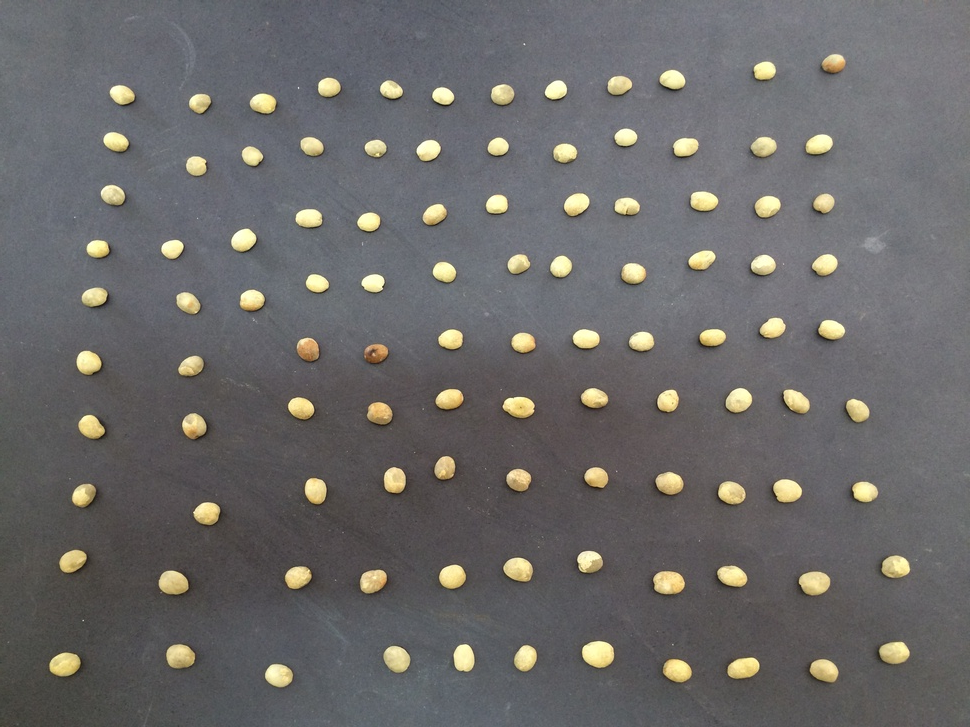
#> input picture GUI/cafe/IMG_1813.JPG, 970 x 727 px, shrunk from 3264 x 2448 before the run; its folder holds only this picture in this run
$ python borda.py   (older library calls are emulated)
#> lines starting #> are read from the running program, lines starting #| are printed output that depends on the picture; after the words box and inside, x2 and y2 are one past the last pixel; in counts of white or black regions, pixels touching at a corner belong together
### lib.py
import cv2
import numpy as np
cases = {'quebrados' : 0, 'bons' : 1, 'sujeira' : -1, 0 : 'quebrados', 1 : 'bons', -1 : 'sujeira'}
configHSV = (open("config-hsv.txt", 'r').readlines())
#> (reads config-hsv.txt from the repository)
configHSVBorder = (open("config-hsv-borda.txt", 'r').readlines())
#> (reads config-hsv-borda.txt from the repository)
configCorte = int(open('config-corte.txt', "r").readlines()[0])
#> (reads config-corte.txt from the repository)
def thresholdHSV(image):
	hsv = cv2.cvtColor(image,cv2.COLOR_BGR2HSV)
#> hsv: shape (727, 970, 3); mean H, S, V 97.7, 21.2, 111.3
#> image is the input picture: shape (727, 970, 3); mean B, G, R 105, 105.6, 107.2
	lower_hsv = np.array([int(configHSV[0]),int(configHSV[1]),int(configHSV[2])])
	upper_hsv = np.array([int(configHSV[3]),int(configHSV[4]),int(configHSV[5])])
	mask = cv2.inRange(hsv,lower_hsv, upper_hsv)
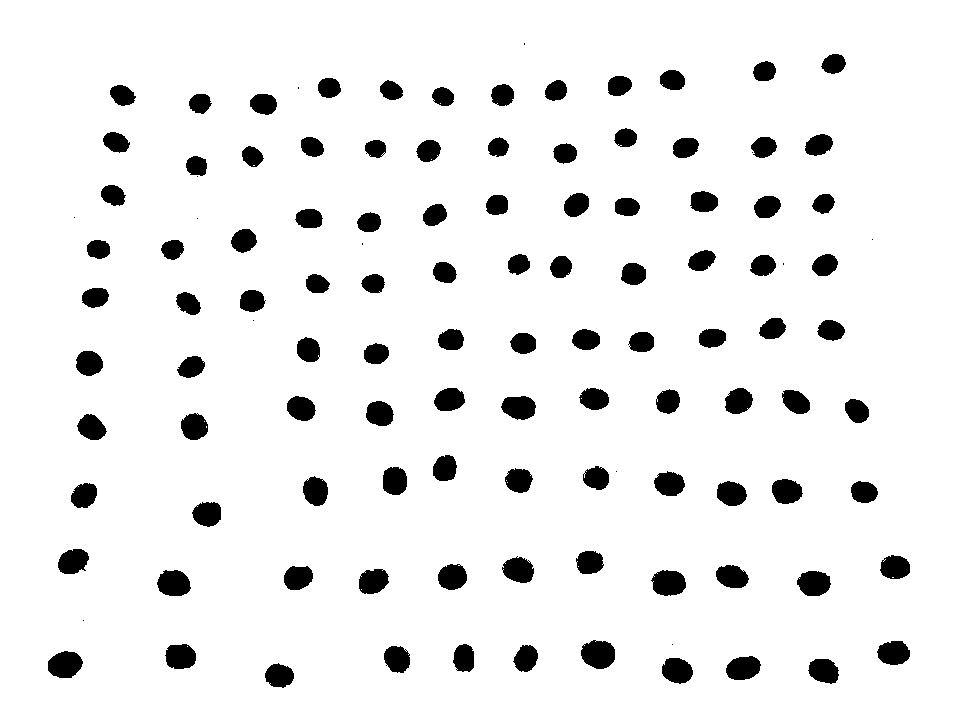
#> mask: shape (727, 970); 93.1% white; 117 black regions (13 under 20 px), largest, box (x1, y1, x2, y2) and area: (581, 640, 615, 669) 770, (48, 651, 83, 678) 724, (651, 570, 686, 596) 706
	mask = 255 - mask
	return(mask)

# [24 lines left out: functions separar, thresholdHSVBorder, not called in this run]
def removeMask(image, mask = np.array((0))):
	mask = thresholdHSV(image) if not mask.any() else mask
	return cv2.bitwise_and(image,image, mask = mask)
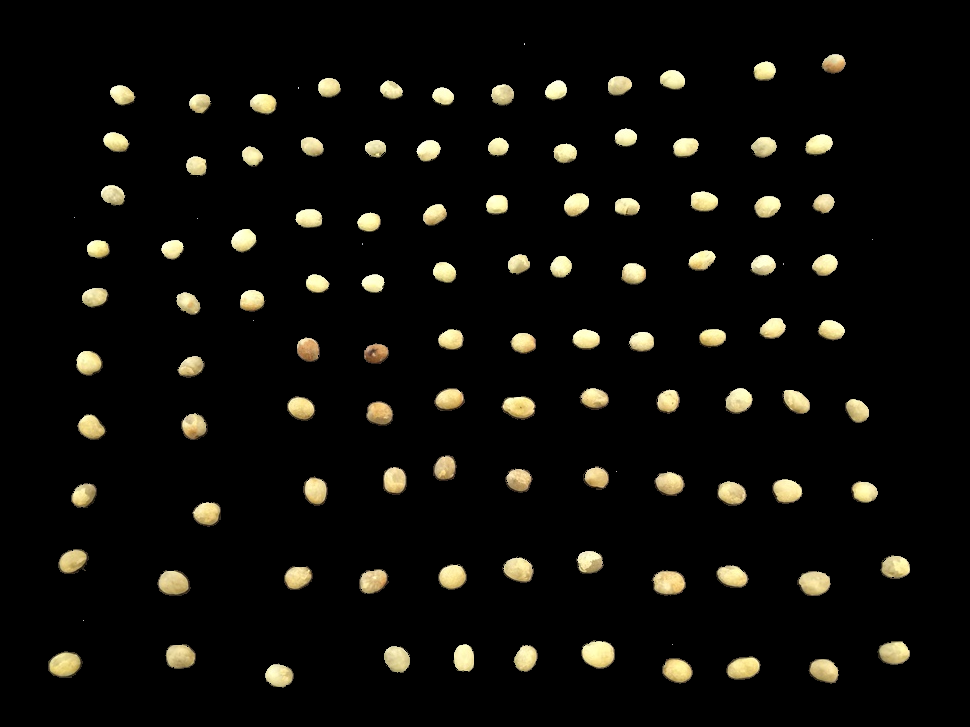
#> returned value: shape (727, 970, 3); mean of channels 0, 1, 2 9.7, 13.4, 14.4; drawn as B, G, R

# [57 lines left out: functions getAreaMinRec, getAreaMinElipse, getAreaMinCircle, calcAreaPercentage, distanciaMaiorDefeito, not called in this run]

### borda.py
import cv2
import numpy as np
from glob import glob
import lib
def nothing(x):
    pass
# Creating a window for later use
cv2.namedWindow('Result',cv2.WINDOW_NORMAL)
cv2.namedWindow('Mask',cv2.WINDOW_NORMAL)
# Starting with 100's to prevent error while masking
config = open('config-hsv-borda.txt', "r").readlines()
h,s,v = 100,100,100
# Creating track bar
paths = glob("./cafe/*.JPG")
cv2.createTrackbar('h', 'Result',int(config[0]),179,nothing)
cv2.createTrackbar('s', 'Result',int(config[1]),255,nothing)
cv2.createTrackbar('v', 'Result',int(config[2]),255,nothing)
cv2.createTrackbar('img', 'Result', 0, len(paths)-1,nothing)
cv2.createTrackbar('h1', 'Mask',int(config[3]),179,nothing)
cv2.createTrackbar('s1', 'Mask',int(config[4]),255,nothing)
cv2.createTrackbar('v1', 'Mask',int(config[5]),255,nothing)
while(1):

    # get info from track bar and appy to Result
    h = cv2.getTrackbarPos('h','Result')
    h1 = cv2.getTrackbarPos('h1','Mask')
    s = cv2.getTrackbarPos('s','Result')
    s1 = cv2.getTrackbarPos('s1','Mask')
    v = cv2.getTrackbarPos('v','Result')
    v1 = cv2.getTrackbarPos('v1','Mask')
    img = lib.removeMask(cv2.imread(paths[cv2.getTrackbarPos('img','Result')]))
    hsv = cv2.cvtColor(img,cv2.COLOR_BGR2HSV)
#> hsv: shape (727, 970, 3); mean H, S, V 1.6, 6, 14.4
    # Normal masking algorithm
    lower_blue = np.array([h,s,v])
    upper_blue = np.array([h1,s1,v1])

    mask = cv2.inRange(hsv,lower_blue, upper_blue)
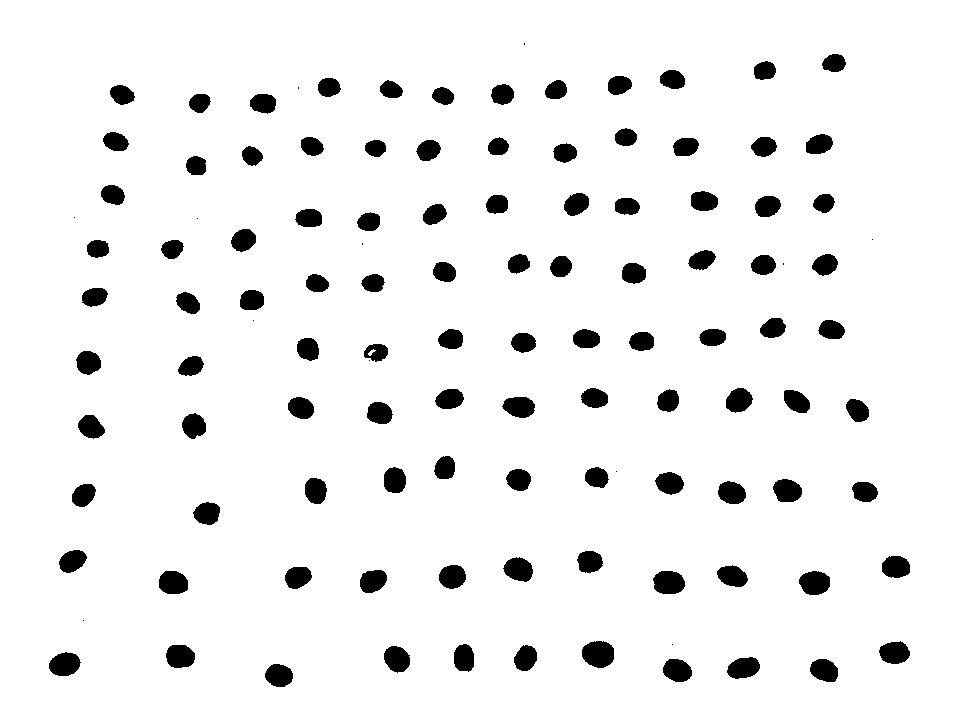
#> mask: shape (727, 970); 93.9% white; 116 black regions (12 under 20 px), largest, box (x1, y1, x2, y2) and area: (582, 641, 614, 668) 692, (653, 571, 685, 594) 607, (799, 571, 830, 595) 588
    mask = 255 - mask
#> mask: shape (727, 970); 6.1% white; 116 white regions (12 under 20 px)
    cv2.imshow('Mask', mask)
    Result = cv2.bitwise_and(img,img,mask = mask)
    _, contours, b= cv2.findContours(mask, cv2.RETR_EXTERNAL, cv2.CHAIN_APPROX_SIMPLE)
#> contours = 116 contours, 12 with area under 20; largest, box (x1, y1, x2, y2) and area: (582, 641, 614, 668) 648, (653, 571, 685, 594) 566, (799, 571, 830, 595) 548, (49, 652, 81, 676) 540, (159, 571, 188, 594) 520; b = 116 rows, first 6: [1, -1, -1, -1], [2, 0, -1, -1], [3, 1, -1, -1], [4, 2, -1, -1], [5, 3, -1, -1], [6, 4, -1, -1]

    cv2.drawContours(img, contours, -1, (0,0,255), 2, cv2.LINE_AA, b)
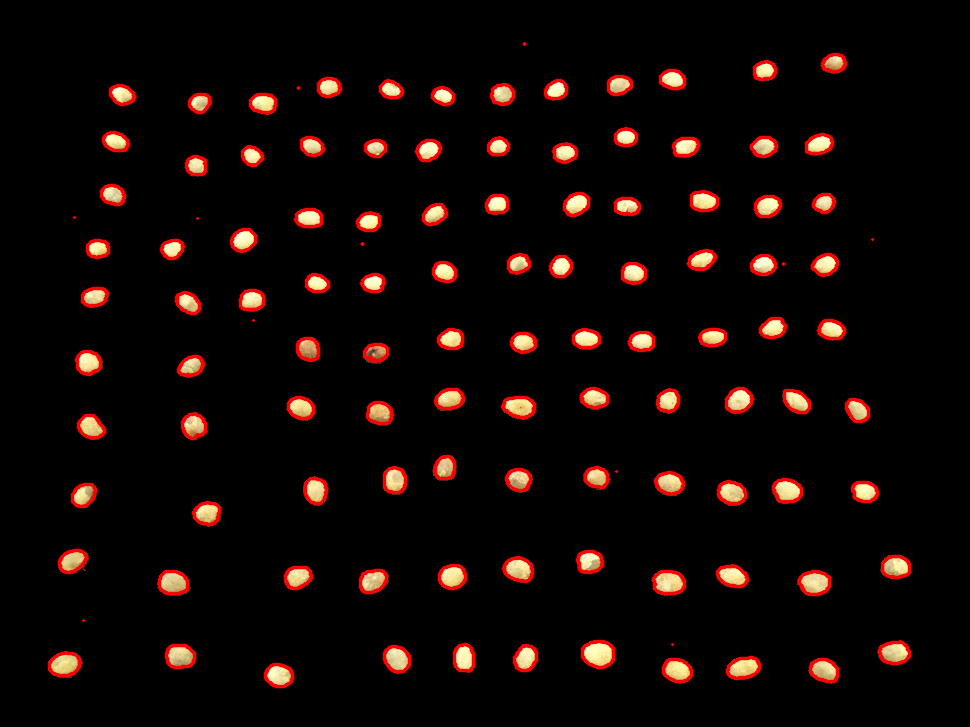
#> img: shape (727, 970, 3); 5.24% of pixels changed, all inside (x1, y1, x2, y2) = (47, 42, 912, 689); drawn as B, G, R
    cv2.imshow('Result',Result)
    k = cv2.waitKey(5) & 0xFF
#> (key Esc is pressed here)
    if k == 27:
        saida = open('config-hsv-borda.txt', "w")
        text = str(h) + '\n' + str(s) + '\n' + str(v) + '\n' + str(h1) + '\n' + str(s1) + '\n' + str(v1)
        saida.write(text)
        saida.close()
        break
    cv2.moments(mask)
    print
cv2.destroyAllWindows()
